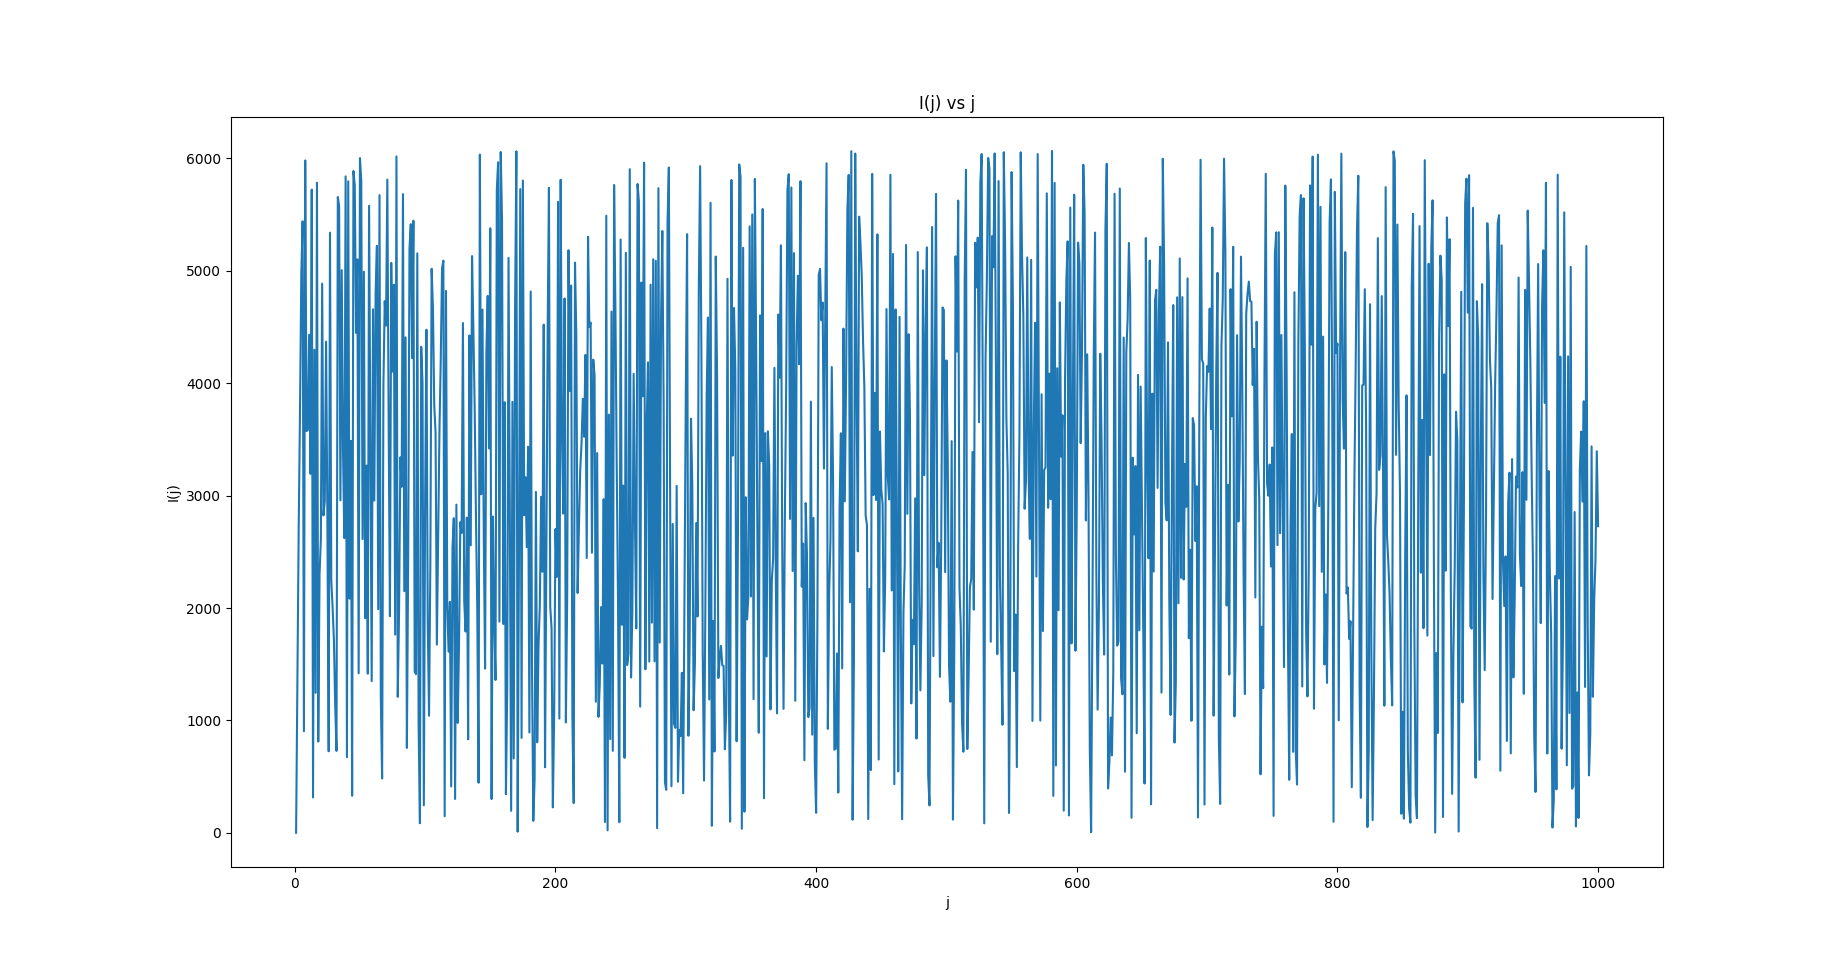

Write the Python code that produced this figure.
import matplotlib.pyplot as plt
import numpy as np

A = 106
C = 1283
M = 6075

I = np.zeros(1000)

I[0] = 1

for i in range(1,1000):
    I[i] = (I[i-1]*A + C)%M

plt.plot(range(1,1001),I)
plt.xlabel("j")
plt.ylabel("I(j)")
plt.title("I(j) vs j")
plt.show()
